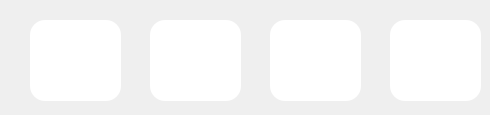
     <widget class="QWidget" name="ChandelierFrame1">
      <widget class="QWidget" name="ChandeBottom" native="true">
       <property name="geometry">
        <rect>
         <x>0</x>
         <y>5</y>
         <width>391</width>
         <height>101</height>
        </rect>
       </property>
       <widget class="QPushButton" name="ChandeUp1">
        <property name="geometry">
         <rect>
          <x>270</x>
          <y>15</y>
          <width>91</width>
          <height>81</height>
         </rect>
        </property>
        <property name="styleSheet">
         <string notr="true">QPushButton
{
	border-radius:15px;
	background:#FFFFFF;
}</string>
        </property>
        <property name="text">
         <string/>
        </property>
        <property name="icon">
         <iconset resource="../other/main.qrc">
          <normaloff>:/new/Curtain/Curtain/Up_OFF.png</normaloff>
          <normalon>:/new/Curtain/Curtain/Up_ON.png</normalon>:/new/Curtain/Curtain/Up_OFF.png</iconset>
        </property>
        <property name="iconSize">
         <size>
          <width>80</width>
          <height>80</height>
         </size>
        </property>
        <property name="checkable">
         <bool>true</bool>
        </property>
        <property name="checked">
         <bool>false</bool>
        </property>
        <property name="autoRepeat">
         <bool>true</bool>
        </property>
        <property name="autoExclusive">
         <bool>true</bool>
        </property>
       </widget>
       <widget class="QPushButton" name="ChandeDown1">
        <property name="geometry">
         <rect>
          <x>30</x>
          <y>15</y>
          <width>91</width>
          <height>81</height>
         </rect>
        </property>
        <property name="styleSheet">
         <string notr="true">QPushButton
{
	border-radius:15px;
	background:#FFFFFF;
}</string>
        </property>
        <property name="text">
         <string/>
        </property>
        <property name="icon">
         <iconset resource="../other/main.qrc">
          <normaloff>:/new/Curtain/Curtain/Down_OFF.png</normaloff>
          <normalon>:/new/Curtain/Curtain/Down_ON.png</normalon>:/new/Curtain/Curtain/Down_OFF.png</iconset>
        </property>
        <property name="iconSize">
         <size>
          <width>80</width>
          <height>80</height>
         </size>
        </property>
        <property name="checkable">
         <bool>true</bool>
        </property>
        <property name="checked">
         <bool>false</bool>
        </property>
        <property name="autoRepeat">
         <bool>true</bool>
        </property>
        <property name="autoExclusive">
         <bool>true</bool>
        </property>
       </widget>
       <widget class="QPushButton" name="ChandeStop1">
        <property name="geometry">
         <rect>
          <x>150</x>
          <y>15</y>
          <width>91</width>
          <height>81</height>
         </rect>
        </property>
        <property name="styleSheet">
         <string notr="true">QPushButton
{
	border-radius:15px;
	background:#FFFFFF;
}</string>
        </property>
        <property name="text">
         <string/>
        </property>
        <property name="icon">
         <iconset resource="../other/main.qrc">
          <normaloff>:/new/Curtain/Curtain/Stop_OFF.png</normaloff>
          <normalon>:/new/Curtain/Curtain/Stop_ON.png</normalon>:/new/Curtain/Curtain/Stop_OFF.png</iconset>
        </property>
        <property name="iconSize">
         <size>
          <width>60</width>
          <height>60</height>
         </size>
        </property>
        <property name="checkable">
         <bool>true</bool>
        </property>
        <property name="checked">
         <bool>false</bool>
        </property>
        <property name="autoRepeat">
         <bool>true</bool>
        </property>
        <property name="autoExclusive">
         <bool>true</bool>
        </property>
       </widget>
      </widget>
      <widget class="QPushButton" name="ChandelierSwitch1">
       <property name="geometry">
        <rect>
         <x>390</x>
         <y>20</y>
         <width>91</width>
         <height>81</height>
        </rect>
       </property>
       <property name="styleSheet">
        <string notr="true">QPushButton
{
	border-radius:15px;
	background:#FFFFFF;
}</string>
       </property>
       <property name="text">
        <string/>
       </property>
       <property name="icon">
        <iconset resource="../other/main.qrc">
         <normaloff>:/new/Air/Air/AirSwitch.png</normaloff>
         <normalon>:/new/Air/Air/AirSwitch-ON.png</normalon>:/new/Air/Air/AirSwitch.png</iconset>
       </property>
       <property name="iconSize">
        <size>
         <width>50</width>
         <height>50</height>
        </size>
       </property>
       <property name="checkable">
        <bool>true</bool>
       </property>
       <property name="checked">
        <bool>false</bool>
       </property>
       <property name="autoRepeat">
        <bool>false</bool>
       </property>
       <property name="autoExclusive">
        <bool>false</bool>
       </property>
      </widget>
     </widget>
